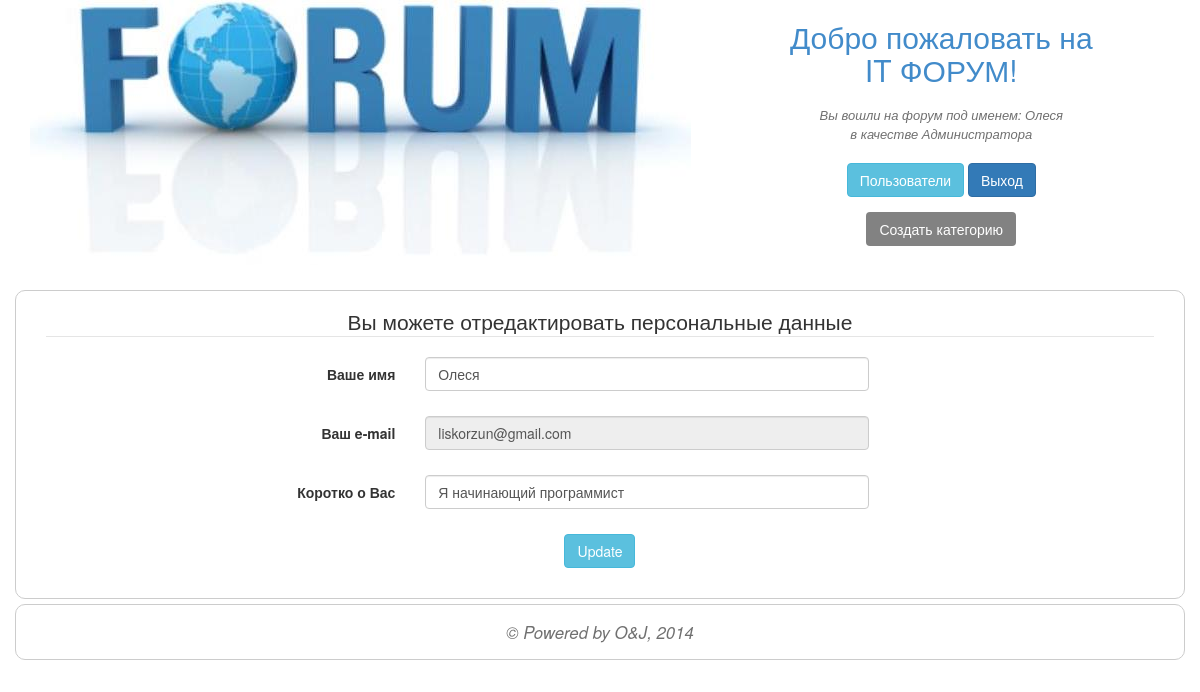
The page /index.php?pageid=38 (signed in) on the database its author committed.
### tables this page shows
CREATE TABLE `users` (
  `id` int(11) unsigned NOT NULL AUTO_INCREMENT,
  `name` varchar(255) NOT NULL,
  `email` varchar(255) NOT NULL,
  `password` char(32) NOT NULL,
  `about_me` text,
  `activation` char(32) DEFAULT NULL,
  `ustatus_id` int(11) unsigned NOT NULL DEFAULT '3',
  PRIMARY KEY (`id`),
  KEY `ustatus_id` (`ustatus_id`),
  CONSTRAINT `users_ibfk_1` FOREIGN KEY (`ustatus_id`) REFERENCES `ustatus` (`id`)
);

### inc/inc.php (called while the page is built, shortened)
<?php
function my__autoload($classname) {
    $filename = __DIR__ . DIRECTORY_SEPARATOR . CLS_DIR . DIRECTORY_SEPARATOR. $classname .".php";
    if(file_exists($filename)){
        return true;
    }
    return false;
}

### inc/lib/Template.php (called while the page is built, shortened)
<?php
class Template{
    private $tpl;
    public function __construct($name){
        $fileName = TPL_DIR . DIRECTORY_SEPARATOR . $name . '.html';
        if(file_exists($fileName)){
            $this -> tpl = file_get_contents($fileName);
        }
    }
    public function processTemplate(array $data = array()){
        foreach($data as $key => $val){
            $this -> tpl = str_replace('{{'.$key.'}}', $val,  $this -> tpl);
        }
        return  $this -> tpl;
    }
}

### pages/Userpage.php (called while the page is built, shortened)
<?php
$id= htmlspecialchars($_GET['pageid']);
    $sth = DB::getInstance()->prepare('SELECT `id`,`name`,`email`,`about_me` FROM `users` WHERE `id`= :id');
    $sth->execute(array('id'=>$id));
    $userInfo = $sth->fetch(PDO::FETCH_ASSOC);
    if($userInfo == true) {
        if($userInfo['name'] == $_SESSION['username']) {
            $usrpage = new Template('userPageOwn');
            $p = $usrpage->processTemplate($userInfo);
        } else {
            $usrpage = new Template('userpage');
           $p = $usrpage -> processTemplate($userInfo);
        }
    }

### inc/lib/DB.php (called while the page is built, shortened)
<?php
class DB extends PDO{
    protected static $_instance;
    public static function getInstance() {
        if (self::$_instance === null) {
            self::$_instance = new self;
        }
        return self::$_instance;
    }
}

### pages/ProcessingGET.php (called while the page is built, shortened)
<?php
if (Utils::checkGet('pageid')) {
    include 'pages/Userpage.php';
} elseif (!empty($_GET['code']) && isset($_GET['code'])) {
    include 'pages/Activation.php';
}

### index.php (the view, shortened to what this page needs)
<?php
require_once('inc/inc.php');
$page = new Template('page');
$buttons = new Template('ButtonsLoginAndRegister');
$msg = '';
$msgButtons = '';
$pageTitle = 'IT Forum';
$footer = "&copy Powered by O&J, 2014";
$categories = Utils::getAllCategories();
if(empty($categories)){
    $p = 'Пока нет ни одной категории';
}else{
    $p = Utils::getHtmlListOfCategories($categories);
}
if(Utils::checkSession('islogged') OR Utils::checkCookies('username') OR Utils::checkPost('username')) {
    include 'pages/Home.php';
} else {
    $msgButtons = "Вы не аторизованы, поэтому не можете оставлять комментарии.<br>Пожалуйста, авторизируйтесь или зарегистрируйтесь";
}
if (isset($_GET)){
    include 'pages/ProcessingGET.php';
}
$page = $page -> processTemplate(array(
    'CONTENT' => $p,
    'MSG' => $msg,
    'FOOTER' => $footer,
    'PAGE_TITLE' => $pageTitle,
    'MSG_BUTTONS' => $msgButtons,
    'BUTTONS' => $buttons
));
echo $page;

### css/main.css (style rules this page uses)
.msg { color: #707070; font-size: larger; font-style: oblique; padding-bottom: 10px; padding-top: 10px; text-align: left; }
.msg-buttons { color: #707070; font-size: small; font-style: oblique; padding-bottom: 10px; padding-top: 10px; text-align: center; }
.greeting { color: #428bca; }
.borderdiv { border: 1px solid #ccc; border-radius: 10px; padding: 15px; text-align: center; margin-top: 5px; margin-bottom: 5px; }
.btn-create { background-color: #828282; border: 1px solid #ccc; color: white; }

### rows shown on the page
users: about_me (picture), name "Олеся", email "liskorzun@gmail.com", about_me "Я начинающий программист"

### other values the page prints
User::$username "Олеся"
$uStatus "Администратора"
